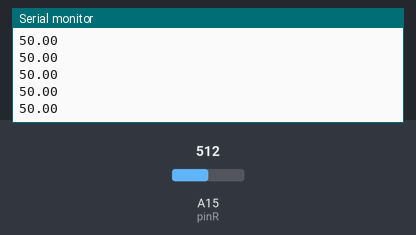
This sketch was run on a simulated Arduino Mega 2560, built with avr-gcc and run on an emulated ATmega2560. On the bench: the last lines printed to the serial monitor. The test bench sets the inputs (shaded band); at power-on: A15 (pinR) = 512.

Above: at 1.2 s.
1.3 s: A15 (pinR) set to 716
At 2.4 s:
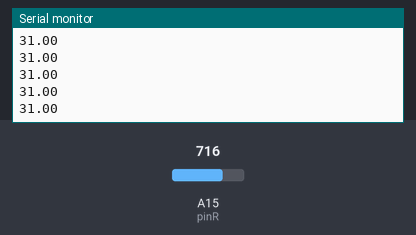
2.8 s: A15 (pinR) set to 900
At 3.7 s:
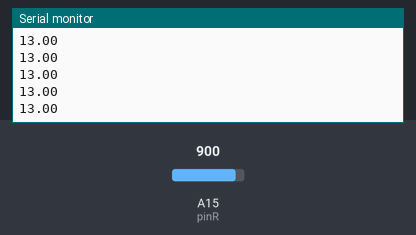
Timing chart, 0 to 5.8 s (numbered marks = the images above; inputs shaded):
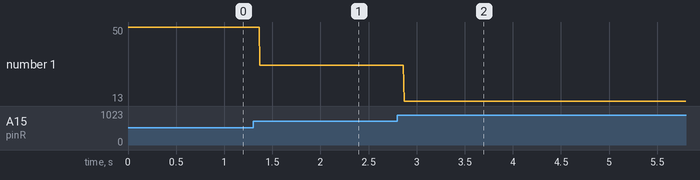

The sketch:

rain_snow_test.ino
```cpp
/*
 Δοκιμαστικό πρόγραμμα για τον αισθητήρα βροχής/χιονιού
 Διαβάζει τις τιμές που παίρνει ο αισθητήρας, τι μετατρέπει
 σε τιμές από 1-100 και τις εμφανίζει στο serial monitor.
 Όταν είναι εντελώς στεγνός η τιμή του είναι κοντά στο 1023,
 ενώ όσο υπάρχει παραπάνω βροχή ή χιόνι η τιμή αυτή πέφτει προς το 0
 Σκοπός μας είναι να μετατρέψουμε τις τιμές μεταξύ 0-100 με 0 να είναι
 ότι είναι στεγνός και το 100 να είναι η μέγιστη βροχόπτωση/χιονόπτωση
*/

#define pinR A15      //Ονομάζω pinR το αναλογικό pin 15 στο οποίο έχω συνδέσει τον αισθητήρα

float rain;           //Δημιουργώ μια μεταβλητή με το όνομα rain στην οποία θα αποθηκεύω την τιμή του αισθητήρα

void setup() {
  Serial.begin(9600); // Ξεκινάμε την σειριακή επικοινωνία
}

void loop() {
  rain = map(analogRead(pinR),0,1023,100,0);       // Διαβάζουμε την τιμή του αισθητήρα βροχής και την μετατρέπουμε σε μια τιμή από 0-100 χρησιμοποιώντας την map
  Serial.println(rain);                            // Εμφανίζουμε την τιμή του (0-1023) στην σειριακή οθόνη
}
```

Measured:
- after the input at 1.3 s, the serial monitor: prints a new line after 0.07 s (image 1)
- after the input at 2.8 s, the serial monitor: prints a new line after 0.07 s (image 2)
- plotted number 1: 50 → 31 after the input at 1.3 s, 31 → 13 after the input at 2.8 s
